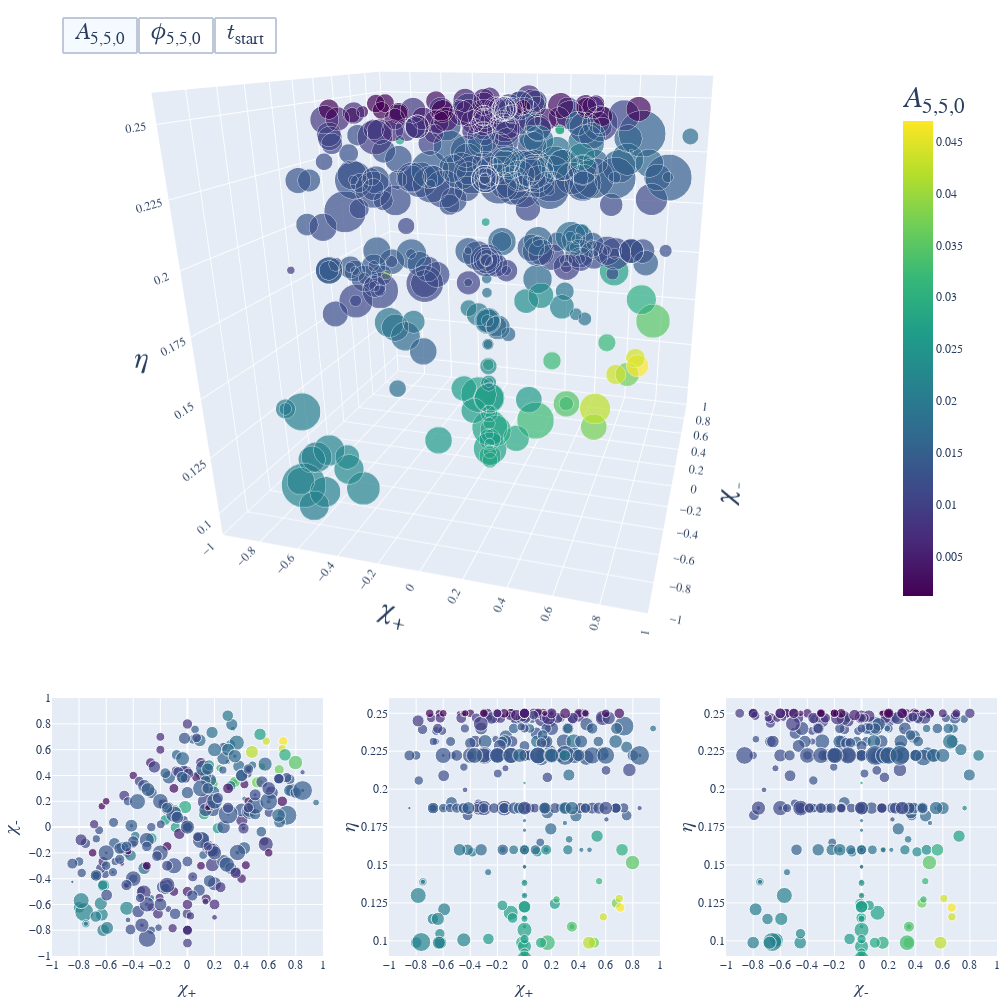

Write notebook code for a chart like this one.
### Code cell
from plotly.subplots import make_subplots
import plotly.graph_objects as go

row_r = 1/3.5

fig = make_subplots(
    rows=2, cols=3,
    specs=[[{'type': 'scene', 'colspan': 3}, None, None],
           [{'type': 'xy'}, {'type': 'xy'}, {'type': 'xy'}], ],
    row_heights = [1-row_r, row_r],
    vertical_spacing= 0.05,
    horizontal_spacing= 0.07,
    # column_widths = 800,
    # row_heights = 800
    )


df_plot = df_mode_3D_full_full

chi_p = df_plot['chi_p']
chi_m = df_plot['chi_m']
eta = df_plot['eta']
A_range_inv = df_plot['A_range_adj_abs_rel_inv']

colorscales = ['Viridis', 'Viridis', 'inferno']
color_vars = ['A_med', 'phi_med_adj', 't_flat_start']
color_bar_labels = [f'𝐴<sub>{mode_string_plot}</sub>', f'𝜙<sub>{mode_string_plot}</sub>', f'𝑡<sub>start</sub>/𝑀']
button_labels = [f'𝐴<sub>{mode_string_plot}</sub>', f'𝜙<sub>{mode_string_plot}</sub>', f'𝑡<sub>start</sub>']
visibles = [True] + (len(button_labels)-1)*[False]

for iii, color_var in enumerate(color_vars):

    fig1 = go.Scatter3d(x = chi_p, y = chi_m, z = eta, mode = 'markers',
                        marker = dict(size = A_range_inv**(1/3), sizeref = max(A_range_inv)**(1/3)/32.5, 
                        color = df_plot[color_var], colorscale = colorscales[iii], showscale = True,
                        colorbar_x = 0.89,
                        colorbar_y = 2.6/4,
                        colorbar_len = 2.25/4,
                        colorbar_title = color_bar_labels[iii],
                        colorbar_titlefont = dict(size = 30)
                        ),
                        showlegend = False,
                        customdata = np.stack((df_plot['SXS_num'], df_plot['A_med'],
                                            df_plot['phi_med_adj'], df_plot['A_range_abs'],
                                            df_plot['t_flat_start']), axis = -1),
                        hovertemplate = r'SXS:BBH:%{customdata[0]:04}<br>'
                                        r'<br>'
                                        r'𝐴: %{customdata[1]:.4e}<br>'
                                        r'𝜙: %{customdata[2]:.4f}<br>'
                                        r'𝛿𝐴<sub>c</sub>: %{customdata[3]:.4e}<br>'
                                        r'𝑡<sub>start</sub>: %{customdata[4]:.1f} 𝑀<br>'
                                        r'<br>'
                                        r'𝜂: %{z:.4f}<br>'
                                        r'𝜒<sub>+</sub>: %{x:.4f}<br>'
                                        r'𝜒<sub>-</sub>: %{y:.4f}<extra></extra>',
                        visible = visibles[iii],
                        )

    fig2 = go.Scatter(x = chi_p, y = chi_m, mode = 'markers',
                        marker = dict(size = A_range_inv**(1/3), sizeref = max(A_range_inv)**(1/3)/20.0, 
                        color = df_plot[color_var], colorscale = colorscales[iii]),
                        customdata = np.stack((df_plot['SXS_num'], df_plot['A_med'],
                                            df_plot['phi_med_adj'], df_plot['A_range_abs'],
                                            df_plot['eta'], df_plot['t_flat_start']), axis = -1),
                        hovertemplate = r'SXS:BBH:%{customdata[0]:04}<br>'
                                        r'<br>'
                                        r'𝐴: %{customdata[1]:.4e}<br>'
                                        r'𝜙: %{customdata[2]:.4f}<br>'
                                        r'𝛿𝐴<sub>c</sub>: %{customdata[3]:.4e}<br>'
                                        r'𝑡<sub>start</sub>: %{customdata[5]:.1f} 𝑀<br>'
                                        r'<br>'
                                        r'𝜂: %{customdata[4]:.4f}<br>'
                                        r'𝜒<sub>+</sub>: %{x:.4f}<br>'
                                        r'𝜒<sub>-</sub>: %{y:.4f}<extra></extra>',
                        visible = visibles[iii],
                        showlegend = False)

    fig3 = go.Scatter(x = chi_p, y = eta, mode = 'markers',
                        marker = dict(size = A_range_inv**(1/3), sizeref = max(A_range_inv)**(1/3)/20.0, 
                        color = df_plot[color_var], colorscale = colorscales[iii]),
                        customdata = np.stack((df_plot['SXS_num'], df_plot['A_med'],
                                                df_plot['phi_med_adj'], df_plot['A_range_abs'],
                                                df_plot['chi_m'], df_plot['t_flat_start']), axis = -1),
                        hovertemplate = r'SXS:BBH:%{customdata[0]:04}<br>'
                                        r'<br>'
                                        r'𝐴: %{customdata[1]:.4e}<br>'
                                        r'𝜙: %{customdata[2]:.4f}<br>'
                                        r'𝛿𝐴<sub>c</sub>: %{customdata[3]:.4e}<br>'
                                        r'𝑡<sub>start</sub>: %{customdata[5]:.1f} 𝑀<br>'
                                        r'<br>'
                                        r'𝜂: %{y:.4f}<br>'
                                        r'𝜒<sub>+</sub>: %{x:.4f}<br>'
                                        r'𝜒<sub>-</sub>: %{customdata[4]:.4f}<extra></extra>',
                        visible = visibles[iii],
                        showlegend = False)

    fig4 = go.Scatter(x = chi_m, y = eta, mode = 'markers',
                        marker = dict(size = A_range_inv**(1/3), sizeref = max(A_range_inv)**(1/3)/20.0, 
                        color = df_plot[color_var], colorscale = colorscales[iii]),
                        customdata = np.stack((df_plot['SXS_num'], df_plot['A_med'],
                                                df_plot['phi_med'], df_plot['A_range_abs'],
                                                df_plot['chi_p'], df_plot['t_flat_start']), axis = -1),
                        hovertemplate = r'SXS:BBH:%{customdata[0]:04}<br>'
                                        r'<br>'
                                        r'𝐴: %{customdata[1]:.4e}<br>'
                                        r'𝜙: %{customdata[2]:.4f}<br>'
                                        r'𝛿𝐴<sub>c</sub>: %{customdata[3]:.4e}<br>'
                                        r'𝑡<sub>start</sub>: %{customdata[5]:.1f} 𝑀<br>'
                                        r'<br>'
                                        r'𝜂: %{y:.4f}<br>'
                                        r'𝜒<sub>+</sub>: %{customdata[4]:.4f}<br>'
                                        r'𝜒<sub>-</sub>: %{x:.4f}<extra></extra>',
                        visible = visibles[iii],
                        showlegend = False)

    fig.add_trace(fig1, row = 1, col = 1)
    fig.add_trace(fig2, row = 2, col = 1)
    fig.add_trace(fig3, row = 2, col = 2)
    fig.add_trace(fig4, row = 2, col = 3)

fig.update_layout(
        margin = dict(l=0, r=0, t=0, b=0),
        width = 1000, height = 1000,
        # coloraxis_colorbar_y = 0.5
        )

fig.update_layout(
        scene = dict(
            xaxis = dict(title = r'𝜒<sub>+</sub>', titlefont = dict(size=30),
                         tick0 = -0.8, dtick = 0.2,
                         range = [-1.0, 1.0]),
            yaxis = dict(title = r'𝜒<sub>-</sub>', titlefont = dict(size=30),
                         tick0 = -0.8, dtick = 0.2,
                         range = [-1.0, 1.0]),
            zaxis = dict(title = r'𝜂', titlefont = dict(size=30),
                        tick0 = 0.1, dtick = 0.025, 
                        range = [0.09, 0.26]),
                    ),
        font_family = 'Geneva',
        xaxis1 = dict(title = r'𝜒<sub>+</sub>', titlefont = dict(size=20),
                      tick0 = -0.8, dtick = 0.2,
                         range = [-1.0, 1.0]),
        yaxis1 = dict(title = r'𝜒<sub>-</sub>', titlefont = dict(size=20),
                      tick0 = -0.8, dtick = 0.2,
                         range = [-1.0, 1.0]),
        xaxis2 = dict(title = r'𝜒<sub>+</sub>', titlefont = dict(size=20),
                      tick0 = -0.8, dtick = 0.2,
                            range = [-1.0, 1.0]),
        yaxis2 = dict(title = r'𝜂', titlefont = dict(size=20),
                      tick0 = 0.1, dtick = 0.025,
                            range = [0.09, 0.26],
                        title_standoff = 0),
        xaxis3 = dict(title = r'𝜒<sub>-</sub>', titlefont = dict(size=20),
                        tick0 = -0.8, dtick = 0.2,
                        range = [-1.0, 1.0]),
        yaxis3 = dict(title = r'𝜂', titlefont = dict(size = 20),
                      tick0 = 0.1, dtick = 0.025,
                            range = [0.09, 0.26],
                            title_standoff = 0),)

zoomout = 1.2

camera = dict(
    eye = dict(x = 0.5*zoomout, y = -1.5*zoomout, z = 0.5*zoomout),
    center = dict(x = 0.1, y = 0, z = -0.1),
              )

fig.update_layout(scene_camera = camera)

config = {
  'toImageButtonOptions': {
    'format': 'jpeg', # one of png, svg, jpeg, webp
    # 'filename': 'custom_image',
    'scale': 15 # Multiply title/legend/axis/canvas sizes by this factor
  }
}

buttons = []
for i, button_label in enumerate(button_labels):
    button_dict = dict(
        label = button_label,
        method = 'update',
        args = [{"visible": [0 <= j/4 - i < 1 for j in range(4*len(button_labels))]}],
    )
    buttons.append(button_dict)

fig.update_layout(
    updatemenus=[
        dict(
            type="buttons",
            direction="right",
            font = dict(size = 24),
            borderwidth = 2,
            x=0.01,
            y=0.99,
            buttons=buttons,
            xanchor="left",
            yanchor="top",
            showactive=True,
            active = 0,
        )
    ]
)


fig.show(config = config)

fig.write_html(f'../../docs/mode_plots/plotly_{mode_string_pro}.html', full_html=False, include_plotlyjs='cdn')

### Figure 1 — Plotly figure (JSON) as saved in the notebook; plotly's stock layout.template omitted (floating-point values rounded to 4 significant figures; data arrays with more than 128 entries replaced by an {"elided": "..."} marker saying what was removed)
{"data": [{"customdata": {"elided": "373x5 float values"}, "hovertemplate": "SXS:BBH:%{customdata[0]:04}<br><br>𝐴: %{customdata[1]:.4e}<br>𝜙: %{customdata[2]:.4f}<br>𝛿𝐴<sub>c</sub>: %{customdata[3]:.4e}<br>𝑡<sub>start</sub>: %{customdata[4]:.1f} 𝑀<br><br>𝜂: %{z:.4f}<br>𝜒<sub>+</sub>: %{x:.4f}<br>𝜒<sub>-</sub>: %{y:.4f}<extra></extra>", "marker": {"color": {"elided": "373 float values"}, "colorbar": {"len": 0.5625, "title": {"font": {"size": 30}, "text": "𝐴<sub>5,5,0</sub>"}, "x": 0.89, "y": 0.65}, "colorscale": [[0, "#440154"], [0.1111, "#482878"], [0.2222, "#3e4989"], [0.3333, "#31688e"], [0.4444, "#26828e"], [0.5556, "#1f9e89"], [0.6667, "#35b779"], [0.7778, "#6ece58"], [0.8889, "#b5de2b"], [1, "#fde725"]], "showscale": true, "size": {"elided": "373 float values"}, "sizeref": 0.2983}, "mode": "markers", "scene": "scene", "showlegend": false, "type": "scatter3d", "visible": true, "x": {"elided": "373 float values"}, "y": {"elided": "373 float values"}, "z": {"elided": "373 float values"}}, {"customdata": {"elided": "373x6 float values"}, "hovertemplate": "SXS:BBH:%{customdata[0]:04}<br><br>𝐴: %{customdata[1]:.4e}<br>𝜙: %{customdata[2]:.4f}<br>𝛿𝐴<sub>c</sub>: %{customdata[3]:.4e}<br>𝑡<sub>start</sub>: %{customdata[5]:.1f} 𝑀<br><br>𝜂: %{customdata[4]:.4f}<br>𝜒<sub>+</sub>: %{x:.4f}<br>𝜒<sub>-</sub>: %{y:.4f}<extra></extra>", "marker": {"color": {"elided": "373 float values"}, "colorscale": [[0, "#440154"], [0.1111, "#482878"], [0.2222, "#3e4989"], [0.3333, "#31688e"], [0.4444, "#26828e"], [0.5556, "#1f9e89"], [0.6667, "#35b779"], [0.7778, "#6ece58"], [0.8889, "#b5de2b"], [1, "#fde725"]], "size": {"elided": "373 float values"}, "sizeref": 0.4848}, "mode": "markers", "showlegend": false, "type": "scatter", "visible": true, "x": {"elided": "373 float values"}, "xaxis": "x", "y": {"elided": "373 float values"}, "yaxis": "y"}, {"customdata": {"elided": "373x6 float values"}, "hovertemplate": "SXS:BBH:%{customdata[0]:04}<br><br>𝐴: %{customdata[1]:.4e}<br>𝜙: %{customdata[2]:.4f}<br>𝛿𝐴<sub>c</sub>: %{customdata[3]:.4e}<br>𝑡<sub>start</sub>: %{customdata[5]:.1f} 𝑀<br><br>𝜂: %{y:.4f}<br>𝜒<sub>+</sub>: %{x:.4f}<br>𝜒<sub>-</sub>: %{customdata[4]:.4f}<extra></extra>", "marker": {"color": {"elided": "373 float values"}, "colorscale": [[0, "#440154"], [0.1111, "#482878"], [0.2222, "#3e4989"], [0.3333, "#31688e"], [0.4444, "#26828e"], [0.5556, "#1f9e89"], [0.6667, "#35b779"], [0.7778, "#6ece58"], [0.8889, "#b5de2b"], [1, "#fde725"]], "size": {"elided": "373 float values"}, "sizeref": 0.4848}, "mode": "markers", "showlegend": false, "type": "scatter", "visible": true, "x": {"elided": "373 float values"}, "xaxis": "x2", "y": {"elided": "373 float values"}, "yaxis": "y2"}, {"customdata": {"elided": "373x6 float values"}, "hovertemplate": "SXS:BBH:%{customdata[0]:04}<br><br>𝐴: %{customdata[1]:.4e}<br>𝜙: %{customdata[2]:.4f}<br>𝛿𝐴<sub>c</sub>: %{customdata[3]:.4e}<br>𝑡<sub>start</sub>: %{customdata[5]:.1f} 𝑀<br><br>𝜂: %{y:.4f}<br>𝜒<sub>+</sub>: %{customdata[4]:.4f}<br>𝜒<sub>-</sub>: %{x:.4f}<extra></extra>", "marker": {"color": {"elided": "373 float values"}, "colorscale": [[0, "#440154"], [0.1111, "#482878"], [0.2222, "#3e4989"], [0.3333, "#31688e"], [0.4444, "#26828e"], [0.5556, "#1f9e89"], [0.6667, "#35b779"], [0.7778, "#6ece58"], [0.8889, "#b5de2b"], [1, "#fde725"]], "size": {"elided": "373 float values"}, "sizeref": 0.4848}, "mode": "markers", "showlegend": false, "type": "scatter", "visible": true, "x": {"elided": "373 float values"}, "xaxis": "x3", "y": {"elided": "373 float values"}, "yaxis": "y3"}, {"customdata": {"elided": "373x5 float values"}, "hovertemplate": "SXS:BBH:%{customdata[0]:04}<br><br>𝐴: %{customdata[1]:.4e}<br>𝜙: %{customdata[2]:.4f}<br>𝛿𝐴<sub>c</sub>: %{customdata[3]:.4e}<br>𝑡<sub>start</sub>: %{customdata[4]:.1f} 𝑀<br><br>𝜂: %{z:.4f}<br>𝜒<sub>+</sub>: %{x:.4f}<br>𝜒<sub>-</sub>: %{y:.4f}<extra></extra>", "marker": {"color": {"elided": "373 float values"}, "colorbar": {"len": 0.5625, "title": {"font": {"size": 30}, "text": "𝜙<sub>5,5,0</sub>"}, "x": 0.89, "y": 0.65}, "colorscale": [[0, "#440154"], [0.1111, "#482878"], [0.2222, "#3e4989"], [0.3333, "#31688e"], [0.4444, "#26828e"], [0.5556, "#1f9e89"], [0.6667, "#35b779"], [0.7778, "#6ece58"], [0.8889, "#b5de2b"], [1, "#fde725"]], "showscale": true, "size": {"elided": "373 float values"}, "sizeref": 0.2983}, "mode": "markers", "scene": "scene", "showlegend": false, "type": "scatter3d", "visible": false, "x": {"elided": "373 float values"}, "y": {"elided": "373 float values"}, "z": {"elided": "373 float values"}}, {"customdata": {"elided": "373x6 float values"}, "hovertemplate": "SXS:BBH:%{customdata[0]:04}<br><br>𝐴: %{customdata[1]:.4e}<br>𝜙: %{customdata[2]:.4f}<br>𝛿𝐴<sub>c</sub>: %{customdata[3]:.4e}<br>𝑡<sub>start</sub>: %{customdata[5]:.1f} 𝑀<br><br>𝜂: %{customdata[4]:.4f}<br>𝜒<sub>+</sub>: %{x:.4f}<br>𝜒<sub>-</sub>: %{y:.4f}<extra></extra>", "marker": {"color": {"elided": "373 float values"}, "colorscale": [[0, "#440154"], [0.1111, "#482878"], [0.2222, "#3e4989"], [0.3333, "#31688e"], [0.4444, "#26828e"], [0.5556, "#1f9e89"], [0.6667, "#35b779"], [0.7778, "#6ece58"], [0.8889, "#b5de2b"], [1, "#fde725"]], "size": {"elided": "373 float values"}, "sizeref": 0.4848}, "mode": "markers", "showlegend": false, "type": "scatter", "visible": false, "x": {"elided": "373 float values"}, "xaxis": "x", "y": {"elided": "373 float values"}, "yaxis": "y"}, {"customdata": {"elided": "373x6 float values"}, "hovertemplate": "SXS:BBH:%{customdata[0]:04}<br><br>𝐴: %{customdata[1]:.4e}<br>𝜙: %{customdata[2]:.4f}<br>𝛿𝐴<sub>c</sub>: %{customdata[3]:.4e}<br>𝑡<sub>start</sub>: %{customdata[5]:.1f} 𝑀<br><br>𝜂: %{y:.4f}<br>𝜒<sub>+</sub>: %{x:.4f}<br>𝜒<sub>-</sub>: %{customdata[4]:.4f}<extra></extra>", "marker": {"color": {"elided": "373 float values"}, "colorscale": [[0, "#440154"], [0.1111, "#482878"], [0.2222, "#3e4989"], [0.3333, "#31688e"], [0.4444, "#26828e"], [0.5556, "#1f9e89"], [0.6667, "#35b779"], [0.7778, "#6ece58"], [0.8889, "#b5de2b"], [1, "#fde725"]], "size": {"elided": "373 float values"}, "sizeref": 0.4848}, "mode": "markers", "showlegend": false, "type": "scatter", "visible": false, "x": {"elided": "373 float values"}, "xaxis": "x2", "y": {"elided": "373 float values"}, "yaxis": "y2"}, {"customdata": {"elided": "373x6 float values"}, "hovertemplate": "SXS:BBH:%{customdata[0]:04}<br><br>𝐴: %{customdata[1]:.4e}<br>𝜙: %{customdata[2]:.4f}<br>𝛿𝐴<sub>c</sub>: %{customdata[3]:.4e}<br>𝑡<sub>start</sub>: %{customdata[5]:.1f} 𝑀<br><br>𝜂: %{y:.4f}<br>𝜒<sub>+</sub>: %{customdata[4]:.4f}<br>𝜒<sub>-</sub>: %{x:.4f}<extra></extra>", "marker": {"color": {"elided": "373 float values"}, "colorscale": [[0, "#440154"], [0.1111, "#482878"], [0.2222, "#3e4989"], [0.3333, "#31688e"], [0.4444, "#26828e"], [0.5556, "#1f9e89"], [0.6667, "#35b779"], [0.7778, "#6ece58"], [0.8889, "#b5de2b"], [1, "#fde725"]], "size": {"elided": "373 float values"}, "sizeref": 0.4848}, "mode": "markers", "showlegend": false, "type": "scatter", "visible": false, "x": {"elided": "373 float values"}, "xaxis": "x3", "y": {"elided": "373 float values"}, "yaxis": "y3"}, {"customdata": {"elided": "373x5 float values"}, "hovertemplate": "SXS:BBH:%{customdata[0]:04}<br><br>𝐴: %{customdata[1]:.4e}<br>𝜙: %{customdata[2]:.4f}<br>𝛿𝐴<sub>c</sub>: %{customdata[3]:.4e}<br>𝑡<sub>start</sub>: %{customdata[4]:.1f} 𝑀<br><br>𝜂: %{z:.4f}<br>𝜒<sub>+</sub>: %{x:.4f}<br>𝜒<sub>-</sub>: %{y:.4f}<extra></extra>", "marker": {"color": {"elided": "373 float values"}, "colorbar": {"len": 0.5625, "title": {"font": {"size": 30}, "text": "𝑡<sub>start</sub>/𝑀"}, "x": 0.89, "y": 0.65}, "colorscale": [[0, "#000004"], [0.1111, "#1b0c41"], [0.2222, "#4a0c6b"], [0.3333, "#781c6d"], [0.4444, "#a52c60"], [0.5556, "#cf4446"], [0.6667, "#ed6925"], [0.7778, "#fb9b06"], [0.8889, "#f7d13d"], [1, "#fcffa4"]], "showscale": true, "size": {"elided": "373 float values"}, "sizeref": 0.2983}, "mode": "markers", "scene": "scene", "showlegend": false, "type": "scatter3d", "visible": false, "x": {"elided": "373 float values"}, "y": {"elided": "373 float values"}, "z": {"elided": "373 float values"}}, {"customdata": {"elided": "373x6 float values"}, "hovertemplate": "SXS:BBH:%{customdata[0]:04}<br><br>𝐴: %{customdata[1]:.4e}<br>𝜙: %{customdata[2]:.4f}<br>𝛿𝐴<sub>c</sub>: %{customdata[3]:.4e}<br>𝑡<sub>start</sub>: %{customdata[5]:.1f} 𝑀<br><br>𝜂: %{customdata[4]:.4f}<br>𝜒<sub>+</sub>: %{x:.4f}<br>𝜒<sub>-</sub>: %{y:.4f}<extra></extra>", "marker": {"color": {"elided": "373 float values"}, "colorscale": [[0, "#000004"], [0.1111, "#1b0c41"], [0.2222, "#4a0c6b"], [0.3333, "#781c6d"], [0.4444, "#a52c60"], [0.5556, "#cf4446"], [0.6667, "#ed6925"], [0.7778, "#fb9b06"], [0.8889, "#f7d13d"], [1, "#fcffa4"]], "size": {"elided": "373 float values"}, "sizeref": 0.4848}, "mode": "markers", "showlegend": false, "type": "scatter", "visible": false, "x": {"elided": "373 float values"}, "xaxis": "x", "y": {"elided": "373 float values"}, "yaxis": "y"}, {"customdata": {"elided": "373x6 float values"}, "hovertemplate": "SXS:BBH:%{customdata[0]:04}<br><br>𝐴: %{customdata[1]:.4e}<br>𝜙: %{customdata[2]:.4f}<br>𝛿𝐴<sub>c</sub>: %{customdata[3]:.4e}<br>𝑡<sub>start</sub>: %{customdata[5]:.1f} 𝑀<br><br>𝜂: %{y:.4f}<br>𝜒<sub>+</sub>: %{x:.4f}<br>𝜒<sub>-</sub>: %{customdata[4]:.4f}<extra></extra>", "marker": {"color": {"elided": "373 float values"}, "colorscale": [[0, "#000004"], [0.1111, "#1b0c41"], [0.2222, "#4a0c6b"], [0.3333, "#781c6d"], [0.4444, "#a52c60"], [0.5556, "#cf4446"], [0.6667, "#ed6925"], [0.7778, "#fb9b06"], [0.8889, "#f7d13d"], [1, "#fcffa4"]], "size": {"elided": "373 float values"}, "sizeref": 0.4848}, "mode": "markers", "showlegend": false, "type": "scatter", "visible": false, "x": {"elided": "373 float values"}, "xaxis": "x2", "y": {"elided": "373 float values"}, "yaxis": "y2"}, {"customdata": {"elided": "373x6 float values"}, "hovertemplate": "SXS:BBH:%{customdata[0]:04}<br><br>𝐴: %{customdata[1]:.4e}<br>𝜙: %{customdata[2]:.4f}<br>𝛿𝐴<sub>c</sub>: %{customdata[3]:.4e}<br>𝑡<sub>start</sub>: %{customdata[5]:.1f} 𝑀<br><br>𝜂: %{y:.4f}<br>𝜒<sub>+</sub>: %{customdata[4]:.4f}<br>𝜒<sub>-</sub>: %{x:.4f}<extra></extra>", "marker": {"color": {"elided": "373 float values"}, "colorscale": [[0, "#000004"], [0.1111, "#1b0c41"], [0.2222, "#4a0c6b"], [0.3333, "#781c6d"], [0.4444, "#a52c60"], [0.5556, "#cf4446"], [0.6667, "#ed6925"], [0.7778, "#fb9b06"], [0.8889, "#f7d13d"], [1, "#fcffa4"]], "size": {"elided": "373 float values"}, "sizeref": 0.4848}, "mode": "markers", "showlegend": false, "type": "scatter", "visible": false, "x": {"elided": "373 float values"}, "xaxis": "x3", "y": {"elided": "373 float values"}, "yaxis": "y3"}], "layout": {"font": {"family": "Geneva"}, "height": 1000, "margin": {"b": 0, "l": 0, "r": 0, "t": 0}, "scene": {"camera": {"center": {"x": 0.1, "y": 0, "z": -0.1}, "eye": {"x": 0.6, "y": -1.8, "z": 0.6}}, "domain": {"x": [0, 1], "y": [0.3214, 1]}, "xaxis": {"dtick": 0.2, "range": [-1, 1], "tick0": -0.8, "title": {"font": {"size": 30}, "text": "𝜒<sub>+</sub>"}}, "yaxis": {"dtick": 0.2, "range": [-1, 1], "tick0": -0.8, "title": {"font": {"size": 30}, "text": "𝜒<sub>-</sub>"}}, "zaxis": {"dtick": 0.025, "range": [0.09, 0.26], "tick0": 0.1, "title": {"font": {"size": 30}, "text": "𝜂"}}}, "updatemenus": [{"active": 0, "borderwidth": 2, "buttons": [{"args": [{"visible": [true, true, true, true, false, false, false, false, false, false, false, false]}], "label": "𝐴<sub>5,5,0</sub>", "method": "update"}, {"args": [{"visible": [false, false, false, false, true, true, true, true, false, false, false, false]}], "label": "𝜙<sub>5,5,0</sub>", "method": "update"}, {"args": [{"visible": [false, false, false, false, false, false, false, false, true, true, true, true]}], "label": "𝑡<sub>start</sub>", "method": "update"}], "direction": "right", "font": {"size": 24}, "showactive": true, "type": "buttons", "x": 0.01, "xanchor": "left", "y": 0.99, "yanchor": "top"}], "width": 1000, "xaxis": {"anchor": "y", "domain": [0, 0.2867], "dtick": 0.2, "range": [-1, 1], "tick0": -0.8, "title": {"font": {"size": 20}, "text": "𝜒<sub>+</sub>"}}, "xaxis2": {"anchor": "y2", "domain": [0.3567, 0.6433], "dtick": 0.2, "range": [-1, 1], "tick0": -0.8, "title": {"font": {"size": 20}, "text": "𝜒<sub>+</sub>"}}, "xaxis3": {"anchor": "y3", "domain": [0.7133, 1], "dtick": 0.2, "range": [-1, 1], "tick0": -0.8, "title": {"font": {"size": 20}, "text": "𝜒<sub>-</sub>"}}, "yaxis": {"anchor": "x", "domain": [0, 0.2714], "dtick": 0.2, "range": [-1, 1], "tick0": -0.8, "title": {"font": {"size": 20}, "text": "𝜒<sub>-</sub>"}}, "yaxis2": {"anchor": "x2", "domain": [0, 0.2714], "dtick": 0.025, "range": [0.09, 0.26], "tick0": 0.1, "title": {"font": {"size": 20}, "standoff": 0, "text": "𝜂"}}, "yaxis3": {"anchor": "x3", "domain": [0, 0.2714], "dtick": 0.025, "range": [0.09, 0.26], "tick0": 0.1, "title": {"font": {"size": 20}, "standoff": 0, "text": "𝜂"}}}}
